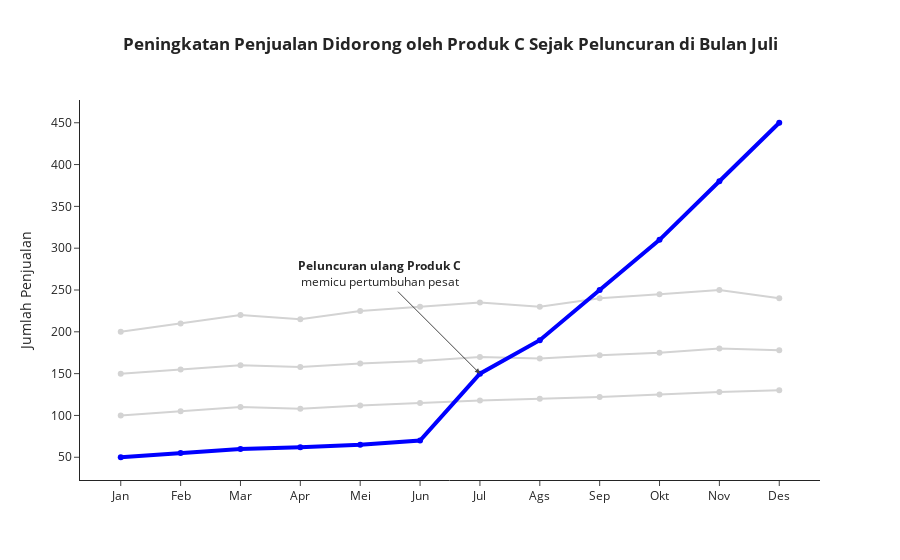

This figure's notebook cell:
### Code cell
import plotly.graph_objects as go
import pandas as pd

# 1. Menggunakan data fiktif yang sama
data = {
    'Bulan': ['Jan', 'Feb', 'Mar', 'Apr', 'Mei', 'Jun', 'Jul', 'Ags', 'Sep', 'Okt', 'Nov', 'Des'],
    'Produk A': [200, 210, 220, 215, 225, 230, 235, 230, 240, 245, 250, 240],
    'Produk B': [150, 155, 160, 158, 162, 165, 170, 168, 172, 175, 180, 178],
    'Produk C': [50, 55, 60, 62, 65, 70, 150, 190, 250, 310, 380, 450], # Ada lonjakan dari Juli
    'Produk D': [100, 105, 110, 108, 112, 115, 118, 120, 122, 125, 128, 130]
}
df = pd.DataFrame(data)

# 2. Membuat visualisasi DENGAN konteks
fig_after = go.Figure()

# Warna untuk fokus dan konteks
warna_fokus = 'blue'
warna_konteks = 'lightgrey'

# Menambahkan produk lain (konteks) dengan warna abu-abu
for produk in ['Produk A', 'Produk B', 'Produk D']:
    fig_after.add_trace(go.Scatter(
        x=df['Bulan'], y=df[produk],
        mode='lines+markers', name=produk,
        line=dict(color=warna_konteks, width=2)
    ))
    # fig_before.add_trace(go.Scatter(x=df['Bulan'], y=df[produk], mode='lines+markers', name=produk))

# Menambahkan Produk C (fokus cerita) dengan warna biru dan lebih tebal
fig_after.add_trace(go.Scatter(
    x=df['Bulan'], y=df['Produk C'],
    mode='lines+markers', name='Produk C',
    line=dict(color=warna_fokus, width=4)
))

# Menambahkan anotasi untuk menunjuk ke titik cerita
fig_after.add_annotation(
    x='Jul', y=150,
    text="<b>Peluncuran ulang Produk C</b><br>memicu pertumbuhan pesat",
    showarrow=True,
    arrowhead=2,
    ax=-100,
    ay=-100
)

# Membuat judul yang bercerita dan membersihkan layout
fig_after.update_layout(
    title_text="<b>Peningkatan Penjualan Didorong oleh Produk C Sejak Peluncuran di Bulan Juli</b>",
    title_x=0.5,
    xaxis_title=None,
    yaxis_title="Jumlah Penjualan",
    template='simple_white', # Template yang lebih bersih
    showlegend=False # Legenda tidak perlu karena sudah ada fokus warna
)

fig_after.show()

### Figure 1 — Plotly figure (JSON) as saved in the notebook; plotly's stock layout.template omitted (floating-point values rounded to 4 significant figures)
{"data": [{"line": {"color": "lightgrey", "width": 2}, "mode": "lines+markers", "name": "Produk A", "type": "scatter", "x": ["Jan", "Feb", "Mar", "Apr", "Mei", "Jun", "Jul", "Ags", "Sep", "Okt", "Nov", "Des"], "y": [200, 210, 220, 215, 225, 230, 235, 230, 240, 245, 250, 240]}, {"line": {"color": "lightgrey", "width": 2}, "mode": "lines+markers", "name": "Produk B", "type": "scatter", "x": ["Jan", "Feb", "Mar", "Apr", "Mei", "Jun", "Jul", "Ags", "Sep", "Okt", "Nov", "Des"], "y": [150, 155, 160, 158, 162, 165, 170, 168, 172, 175, 180, 178]}, {"line": {"color": "lightgrey", "width": 2}, "mode": "lines+markers", "name": "Produk D", "type": "scatter", "x": ["Jan", "Feb", "Mar", "Apr", "Mei", "Jun", "Jul", "Ags", "Sep", "Okt", "Nov", "Des"], "y": [100, 105, 110, 108, 112, 115, 118, 120, 122, 125, 128, 130]}, {"line": {"color": "blue", "width": 4}, "mode": "lines+markers", "name": "Produk C", "type": "scatter", "x": ["Jan", "Feb", "Mar", "Apr", "Mei", "Jun", "Jul", "Ags", "Sep", "Okt", "Nov", "Des"], "y": [50, 55, 60, 62, 65, 70, 150, 190, 250, 310, 380, 450]}], "layout": {"annotations": [{"arrowhead": 2, "ax": -100, "ay": -100, "showarrow": true, "text": "<b>Peluncuran ulang Produk C</b><br>memicu pertumbuhan pesat", "x": "Jul", "y": 150}], "showlegend": false, "title": {"text": "<b>Peningkatan Penjualan Didorong oleh Produk C Sejak Peluncuran di Bulan Juli</b>", "x": 0.5}, "xaxis": {"title": {}}, "yaxis": {"title": {"text": "Jumlah Penjualan"}}}}
